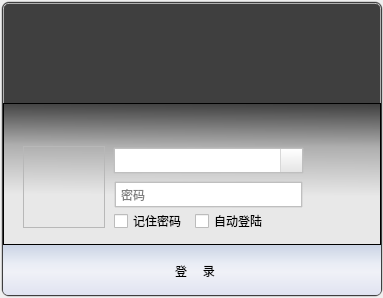
<?xml version="1.0" encoding="UTF-8"?>
<ui version="4.0">
 <class>Login</class>
 <widget class="QDialog" name="Login">
  <property name="geometry">
   <rect>
    <x>0</x>
    <y>0</y>
    <width>383</width>
    <height>298</height>
   </rect>
  </property>
  <property name="windowTitle">
   <string>Dialog</string>
  </property>
  <property name="styleSheet">
   <string notr="true">QDialog#Login{border-radius: 5px;}
</string>
  </property>
  <widget class="QFrame" name="frame_2">
   <property name="geometry">
    <rect>
     <x>1</x>
     <y>1</y>
     <width>382</width>
     <height>296</height>
    </rect>
   </property>
   <property name="styleSheet">
    <string notr="true">QFrame#frame_2{border-radius: 8px;
border:1px solid gray;
border-color: rgba(240, 240, 240, 0);
background-color: rgba(127, 127, 127, 150);
}

</string>
   </property>
   <property name="frameShape">
    <enum>QFrame::StyledPanel</enum>
   </property>
   <property name="frameShadow">
    <enum>QFrame::Raised</enum>
   </property>
   <widget class="QFrame" name="frame">
    <property name="geometry">
     <rect>
      <x>1</x>
      <y>1</y>
      <width>380</width>
      <height>294</height>
     </rect>
    </property>
    <property name="styleSheet">
     <string notr="true">QFrame#frame{background-color: rgb(63, 63, 63);border-radius: 7px;}
</string>
    </property>
    <property name="frameShape">
     <enum>QFrame::StyledPanel</enum>
    </property>
    <property name="frameShadow">
     <enum>QFrame::Raised</enum>
    </property>
    <widget class="QWidget" name="widget" native="true">
     <property name="geometry">
      <rect>
       <x>1</x>
       <y>1</y>
       <width>378</width>
       <height>292</height>
      </rect>
     </property>
     <property name="styleSheet">
      <string notr="true">QWidget#widget{background-image: url(:/images/afternoon.jpg);
border-radius: 5px;
border:1px solid gray;
border-color: rgba(255, 255, 255, 150);}</string>
     </property>
     <widget class="QFrame" name="frame_3">
      <property name="geometry">
       <rect>
        <x>0</x>
        <y>242</y>
        <width>378</width>
        <height>50</height>
       </rect>
      </property>
      <property name="styleSheet">
       <string notr="true">QFrame#frame_3{border-bottom-left-radius: 5px;border-bottom-right-radius: 5px;
background-color: qlineargradient(spread:pad, x1:0.505682, y1:0, x2:0.506, y2:1, stop:0 rgba(203, 212, 229, 255), stop:0.369318 rgba(233, 237, 245, 255), stop:0.545455 rgba(240, 241, 247, 255), stop:1 rgba(224, 227, 241, 255));}</string>
      </property>
      <property name="frameShape">
       <enum>QFrame::StyledPanel</enum>
      </property>
      <property name="frameShadow">
       <enum>QFrame::Raised</enum>
      </property>
      <widget class="QPushButton" name="button_login">
       <property name="geometry">
        <rect>
         <x>111</x>
         <y>7</y>
         <width>162</width>
         <height>38</height>
        </rect>
       </property>
       <property name="font">
        <font>
         <family>幼圆</family>
         <pointsize>9</pointsize>
         <weight>50</weight>
         <bold>false</bold>
        </font>
       </property>
       <property name="focusPolicy">
        <enum>Qt::StrongFocus</enum>
       </property>
       <property name="styleSheet">
        <string notr="true">QPushButton#button_login:hover{
border-image: url(:/images/button_login_hover.png);}

QPushButton#button_login:pressed{
border-image: url(:/images/button_login_down.png);}

QPushButton#button_login{
border-image: url(:/images/button_login_normal.png);}</string>
       </property>
       <property name="text">
        <string>登     录</string>
       </property>
       <property name="flat">
        <bool>true</bool>
       </property>
      </widget>
      <widget class="QPushButton" name="switch_single">
       <property name="geometry">
        <rect>
         <x>14</x>
         <y>14</y>
         <width>25</width>
         <height>25</height>
        </rect>
       </property>
       <property name="styleSheet">
        <string notr="true">QPushButton#switch_single:hover{
border-image: url(:/images/switch_single_hover.png);}

QPushButton#switch_single:pressed{
border-image: url(:/images/switch_single_down.png);}

QPushButton#switch_single{
border-image: url(:/images/switch_single_normal.png);}

QPushButton#switch_single:hover:checked{
border-image: url(:/images/switch_multi_hover.png);}

QPushButton#switch_single:pressed:checked{
border-image: url(:/images/switch_multi_down.png);}

QPushButton#switch_single:checked{
border-image: url(:/images/switch_multi_normal.png);}</string>
       </property>
       <property name="text">
        <string/>
       </property>
       <property name="checkable">
        <bool>true</bool>
       </property>
       <property name="flat">
        <bool>true</bool>
       </property>
      </widget>
      <widget class="QPushButton" name="corner_right">
       <property name="geometry">
        <rect>
         <x>334</x>
         <y>7</y>
         <width>38</width>
         <height>38</height>
        </rect>
       </property>
       <property name="styleSheet">
        <string notr="true">QPushButton#corner_right:hover{
border-image: url(:/images/corner_right_hover.png);}

QPushButton#corner_right:pressed{
border-image: url(:/images/corner_right_normal_down.png);}

QPushButton#corner_right{
border-image: url(:/images/corner_right_normal_breath.png);}</string>
       </property>
       <property name="text">
        <string/>
       </property>
       <property name="flat">
        <bool>true</bool>
       </property>
      </widget>
     </widget>
     <widget class="QFrame" name="frame_4">
      <property name="geometry">
       <rect>
        <x>0</x>
        <y>100</y>
        <width>378</width>
        <height>142</height>
       </rect>
      </property>
      <property name="styleSheet">
       <string notr="true">QFrame#frame_4{
	background-color: qlineargradient(spread:pad, x1:0.523, y1:0, x2:0.511, y2:0.653682, stop:0 rgba(255, 255, 255, 0), stop:0.465909 rgba(255, 255, 255, 148), stop:1 rgba(255, 255, 255, 225));}</string>
      </property>
      <property name="frameShape">
       <enum>QFrame::StyledPanel</enum>
      </property>
      <property name="frameShadow">
       <enum>QFrame::Raised</enum>
      </property>
      <widget class="QLineEdit" name="pwd">
       <property name="geometry">
        <rect>
         <x>111</x>
         <y>78</y>
         <width>189</width>
         <height>27</height>
        </rect>
       </property>
       <property name="font">
        <font>
         <family>Meiryo</family>
         <pointsize>9</pointsize>
         <weight>50</weight>
         <italic>false</italic>
         <bold>false</bold>
        </font>
       </property>
       <property name="styleSheet">
        <string notr="true">QLineEdit#pwd::hover{   
	border:2px solid gray;
	
	border-top-color: qlineargradient(spread:pad, x1:0.534, y1:1, x2:0.545, y2:0, stop:0 rgba(36, 132, 238, 255), stop:0.982955 rgba(143, 192, 255, 0));
	border-right-color: qlineargradient(spread:pad, x1:0, y1:0.506, x2:1, y2:0.511364, stop:0 rgba(36, 132, 238, 255), stop:0.982955 rgba(143, 192, 255, 0));
	border-bottom-color: qlineargradient(spread:pad, x1:0.517, y1:0, x2:0.5, y2:1, stop:0 rgba(36, 132, 238, 255), stop:0.982955 rgba(143, 192, 255, 0));
	border-left-color: qlineargradient(spread:pad, x1:1, y1:0.579545, x2:0, y2:0.574, stop:0 rgba(36, 132, 238, 255), stop:0.982955 rgba(143, 192, 255, 0));
}  

QLineEdit#pwd{   
	border-radius: 1px;
	border:2px solid gray;
	border-top-color: qlineargradient(spread:pad, x1:0.471273, y1:0.71, x2:0.483, y2:0, stop:0 rgba(191, 191, 191, 255), stop:0.982955 rgba(143, 192, 255, 0));
	border-right-color: qlineargradient(spread:pad, x1:0.301, y1:0.510682, x2:1, y2:0.522, stop:0 rgba(191, 191, 191, 255), stop:0.982955 rgba(143, 192, 255, 0));
	border-bottom-color: qlineargradient(spread:pad, x1:0.523, y1:0.294455, x2:0.528, y2:1, stop:0 rgba(191, 191, 191, 255), stop:0.982955 rgba(143, 192, 255, 0));
	border-left-color: qlineargradient(spread:pad, x1:0.682091, y1:0.544, x2:0, y2:0.557, stop:0 rgba(191, 191, 191, 255), stop:0.982955 rgba(143, 192, 255, 0));
padding-left:3px;
padding-right: 25px;
	font: 9pt &quot;Meiryo&quot;;
}  
</string>
       </property>
       <property name="text">
        <string/>
       </property>
       <property name="maxLength">
        <number>16</number>
       </property>
       <property name="frame">
        <bool>true</bool>
       </property>
       <property name="echoMode">
        <enum>QLineEdit::Password</enum>
       </property>
       <property name="placeholderText">
        <string>密码</string>
       </property>
      </widget>
      <widget class="QPushButton" name="keyboard">
       <property name="geometry">
        <rect>
         <x>277</x>
         <y>82</y>
         <width>20</width>
         <height>20</height>
        </rect>
       </property>
       <property name="cursor">
        <cursorShape>PointingHandCursor</cursorShape>
       </property>
       <property name="styleSheet">
        <string notr="true">QPushButton#keyboard{border-image: url(:/images/keyboard.png);}
QPushButton#keyboard::pressed{
background-image: url(:/images/keyboard.png);}</string>
       </property>
       <property name="text">
        <string/>
       </property>
       <property name="checkable">
        <bool>true</bool>
       </property>
       <property name="flat">
        <bool>true</bool>
       </property>
      </widget>
      <widget class="QCheckBox" name="rem_pwd">
       <property name="geometry">
        <rect>
         <x>111</x>
         <y>110</y>
         <width>71</width>
         <height>16</height>
        </rect>
       </property>
       <property name="styleSheet">
        <string notr="true">QCheckBox#rem_pwd::indicator{width:15px;
height:15px;
border-image: url(:/images/checkbox_normal.png);}

QCheckBox#rem_pwd::indicator:hover:unchecked{border-image: url(:/images/checkbox_hightlight.png);}

QCheckBox#rem_pwd::indicator:checked{
	border-image: url(:/images/checkbox_tick_normal.png);
}
QCheckBox#rem_pwd::indicator:hover:checked{
	border-image: url(:/images/checkbox_tick_highlight.png);
}
</string>
       </property>
       <property name="text">
        <string>记住密码</string>
       </property>
       <property name="iconSize">
        <size>
         <width>16</width>
         <height>16</height>
        </size>
       </property>
       <property name="checkable">
        <bool>true</bool>
       </property>
       <property name="checked">
        <bool>false</bool>
       </property>
      </widget>
      <widget class="QCheckBox" name="auto_login">
       <property name="geometry">
        <rect>
         <x>192</x>
         <y>110</y>
         <width>71</width>
         <height>16</height>
        </rect>
       </property>
       <property name="styleSheet">
        <string notr="true">QCheckBox#auto_login::indicator{width:15px;
height:15px;
border-image: url(:/images/checkbox_normal.png);}

QCheckBox#auto_login::indicator:hover:unchecked{border-image: url(:/images/checkbox_hightlight.png);}

QCheckBox#auto_login::indicator:checked{
	border-image: url(:/images/checkbox_tick_normal.png);
}
QCheckBox#auto_login::indicator:hover:checked{
	border-image: url(:/images/checkbox_tick_highlight.png);
}
</string>
       </property>
       <property name="text">
        <string>自动登陆</string>
       </property>
      </widget>
      <widget class="QPushButton" name="zhuce">
       <property name="geometry">
        <rect>
         <x>310</x>
         <y>50</y>
         <width>51</width>
         <height>16</height>
        </rect>
       </property>
       <property name="cursor">
        <cursorShape>PointingHandCursor</cursorShape>
       </property>
       <property name="styleSheet">
        <string notr="true">QPushButton#zhuce{border-image: url(:/images/zhuce.png);}
QPushButton#zhuce:hover{border-image: url(:/images/zhuce_hover.png);}
QPushButton#zhuce:pressed{border-image: url(:/images/zhuce_press.png);}</string>
       </property>
       <property name="text">
        <string/>
       </property>
       <property name="flat">
        <bool>true</bool>
       </property>
      </widget>
      <widget class="QPushButton" name="mima">
       <property name="geometry">
        <rect>
         <x>310</x>
         <y>83</y>
         <width>51</width>
         <height>16</height>
        </rect>
       </property>
       <property name="cursor">
        <cursorShape>PointingHandCursor</cursorShape>
       </property>
       <property name="styleSheet">
        <string notr="true">QPushButton#mima{border-image: url(:/images/mima.png);}
QPushButton#mima:hover{border-image: url(:/images/mima_hover.png);}
QPushButton#mima:pressed{border-image: url(:/images/mima_press.png);}</string>
       </property>
       <property name="text">
        <string/>
       </property>
       <property name="flat">
        <bool>true</bool>
       </property>
      </widget>
      <widget class="QComboBox" name="id">
       <property name="geometry">
        <rect>
         <x>110</x>
         <y>44</y>
         <width>191</width>
         <height>27</height>
        </rect>
       </property>
       <property name="styleSheet">
        <string notr="true">QComboBox#id::hover{   
	border:2px solid gray;
	
	border-top-color: qlineargradient(spread:pad, x1:0.534, y1:1, x2:0.545, y2:0, stop:0 rgba(36, 132, 238, 255), stop:0.982955 rgba(143, 192, 255, 0));
	border-right-color: qlineargradient(spread:pad, x1:0, y1:0.506, x2:1, y2:0.511364, stop:0 rgba(36, 132, 238, 255), stop:0.982955 rgba(143, 192, 255, 0));
	border-bottom-color: qlineargradient(spread:pad, x1:0.517, y1:0, x2:0.5, y2:1, stop:0 rgba(36, 132, 238, 255), stop:0.982955 rgba(143, 192, 255, 0));
	border-left-color: qlineargradient(spread:pad, x1:1, y1:0.579545, x2:0, y2:0.574, stop:0 rgba(36, 132, 238, 255), stop:0.982955 rgba(143, 192, 255, 0));
}  

QComboBox#id{   

	border-radius: 1px;
	border:2px solid gray;
	
	border-top-color: qlineargradient(spread:pad, x1:0.471273, y1:0.71, x2:0.483, y2:0, stop:0 rgba(191, 191, 191, 255), stop:0.982955 rgba(143, 192, 255, 0));
	border-right-color: qlineargradient(spread:pad, x1:0.301, y1:0.510682, x2:1, y2:0.522, stop:0 rgba(191, 191, 191, 255), stop:0.982955 rgba(143, 192, 255, 0));
	border-bottom-color: qlineargradient(spread:pad, x1:0.523, y1:0.294455, x2:0.528, y2:1, stop:0 rgba(191, 191, 191, 255), stop:0.982955 rgba(143, 192, 255, 0));
	border-left-color: qlineargradient(spread:pad, x1:0.682091, y1:0.544, x2:0, y2:0.557, stop:0 rgba(191, 191, 191, 255), stop:0.982955 rgba(143, 192, 255, 0));
padding-left:3px;
	
	font: 10pt &quot;Meiryo UI&quot;;
}  

QComboBox#id::drop-down{width:21px;
	background-color: qlineargradient(spread:pad, x1:0.534, y1:0, x2:0.545, y2:1, stop:0 rgba(255, 255, 255, 255), stop:1 rgba(229, 229, 229, 255));
border-left:1px solid gray;
border-color: rgb(216, 216, 216);
}

QComboBox#id::drop-down::hover{width:21px;
	background-color: rgb(235, 255, 252);
border-left:1px solid gray;
border-color: rgb(216, 216, 216);
}


QComboBox#id::down-arrow{
width:10px;
height:8px;
	border-image: url(:/images/arrow_down_normal.png);
}

QComboBox#id::down-arrow:on {
border-image: url(:/images/arrow_up_normal.png);
}</string>
       </property>
       <property name="editable">
        <bool>true</bool>
       </property>
      </widget>
      <widget class="QFrame" name="login_head">
       <property name="geometry">
        <rect>
         <x>20</x>
         <y>43</y>
         <width>82</width>
         <height>82</height>
        </rect>
       </property>
       <property name="frameShape">
        <enum>QFrame::StyledPanel</enum>
       </property>
       <property name="frameShadow">
        <enum>QFrame::Raised</enum>
       </property>
       <widget class="QLabel" name="login_head_bkg">
        <property name="geometry">
         <rect>
          <x>0</x>
          <y>0</y>
          <width>82</width>
          <height>82</height>
         </rect>
        </property>
        <property name="styleSheet">
         <string notr="true">QLabel#login_head_bkg{border-image: url(:/images/login_head_bkg_normal.png);}
QLabel#login_head_bkg::hover{border-image: url(:/images/login_head_bkg_highlight.png);}</string>
        </property>
        <property name="text">
         <string/>
        </property>
       </widget>
       <widget class="QLabel" name="head">
        <property name="geometry">
         <rect>
          <x>3</x>
          <y>3</y>
          <width>75</width>
          <height>75</height>
         </rect>
        </property>
        <property name="styleSheet">
         <string notr="true">border-image: url(:/images/images/head/1_100.gif);</string>
        </property>
        <property name="text">
         <string/>
        </property>
       </widget>
       <widget class="QPushButton" name="flag">
        <property name="geometry">
         <rect>
          <x>65</x>
          <y>65</y>
          <width>13</width>
          <height>13</height>
         </rect>
        </property>
        <property name="focusPolicy">
         <enum>Qt::NoFocus</enum>
        </property>
        <property name="autoFillBackground">
         <bool>false</bool>
        </property>
        <property name="styleSheet">
         <string notr="true">QPushButton#flag{
background-image: url(:/images/flag/images/flag/imonline.png);}

QPushButton#flag:hover{
border:1px solid gray;
border-color: rgb(231, 231, 231);
	background-color: qlineargradient(spread:pad, x1:0.534, y1:0, x2:0.545, y2:1, stop:0 rgba(255, 255, 255, 225), stop:1 rgba(141, 141, 141, 213));

}


QPushButton#flag:checked{border:1px solid gray;
border-color: rgb(231, 231, 231);
	background-color: qlineargradient(spread:pad, x1:0.534, y1:0, x2:0.545, y2:1, stop:0 rgba(255, 255, 255, 225), stop:1 rgba(141, 141, 141, 213));
}
</string>
        </property>
        <property name="text">
         <string/>
        </property>
        <property name="checkable">
         <bool>true</bool>
        </property>
        <property name="flat">
         <bool>true</bool>
        </property>
       </widget>
      </widget>
     </widget>
     <widget class="QPushButton" name="btn_set">
      <property name="geometry">
       <rect>
        <x>285</x>
        <y>-1</y>
        <width>28</width>
        <height>20</height>
       </rect>
      </property>
      <property name="focusPolicy">
       <enum>Qt::NoFocus</enum>
      </property>
      <property name="toolTip">
       <string>设置</string>
      </property>
      <property name="styleSheet">
       <string notr="true">QPushButton#btn_set:hover{
background-image:  url(:/images/btn_set_hover.png);
}

QPushButton#btn_set:pressed{
background-image:  url(:/images/btn_set_press.png);
}

QPushButton#btn_set{
background-image: url(:/images/btn_set_normal.png);
border-top-right-radius: 0px;
}</string>
      </property>
      <property name="text">
       <string/>
      </property>
      <property name="flat">
       <bool>true</bool>
      </property>
     </widget>
     <widget class="QPushButton" name="btn_close">
      <property name="geometry">
       <rect>
        <x>340</x>
        <y>-1</y>
        <width>39</width>
        <height>20</height>
       </rect>
      </property>
      <property name="focusPolicy">
       <enum>Qt::NoFocus</enum>
      </property>
      <property name="toolTip">
       <string>关闭</string>
      </property>
      <property name="styleSheet">
       <string notr="true">QPushButton#btn_close:hover{
background-image:  url(:/images/btn_close_highlight.png);
}

QPushButton#btn_close:pressed{
background-image:  url(:/images/btn_close_down.png);
}

QPushButton#btn_close{
background-image: url(:/images/btn_close_normal.png);
border-top-right-radius: 10px;}</string>
      </property>
      <property name="text">
       <string/>
      </property>
      <property name="flat">
       <bool>true</bool>
      </property>
     </widget>
     <widget class="QPushButton" name="btn_mini">
      <property name="geometry">
       <rect>
        <x>312</x>
        <y>-1</y>
        <width>28</width>
        <height>20</height>
       </rect>
      </property>
      <property name="focusPolicy">
       <enum>Qt::NoFocus</enum>
      </property>
      <property name="toolTip">
       <string>最小化</string>
      </property>
      <property name="styleSheet">
       <string notr="true">QPushButton#btn_mini:hover{
background-image:  url(:/images/btn_mini_highlight.png);
}

QPushButton#btn_mini:pressed{
background-image:  url(:/images/btn_mini_down.png);
}

QPushButton#btn_mini{
background-image: url(:/images/btn_mini_normal.png);
border-top-right-radius: 0px;
}</string>
      </property>
      <property name="text">
       <string/>
      </property>
      <property name="flat">
       <bool>true</bool>
      </property>
     </widget>
    </widget>
   </widget>
  </widget>
 </widget>
 <resources/>
 <connections>
  <connection>
   <sender>btn_close</sender>
   <signal>clicked()</signal>
   <receiver>Login</receiver>
   <slot>close()</slot>
   <hints>
    <hint type="sourcelabel">
     <x>360</x>
     <y>16</y>
    </hint>
    <hint type="destinationlabel">
     <x>395</x>
     <y>28</y>
    </hint>
   </hints>
  </connection>
  <connection>
   <sender>btn_mini</sender>
   <signal>clicked()</signal>
   <receiver>Login</receiver>
   <slot>showMinimized()</slot>
   <hints>
    <hint type="sourcelabel">
     <x>332</x>
     <y>17</y>
    </hint>
    <hint type="destinationlabel">
     <x>407</x>
     <y>39</y>
    </hint>
   </hints>
  </connection>
 </connections>
</ui>
